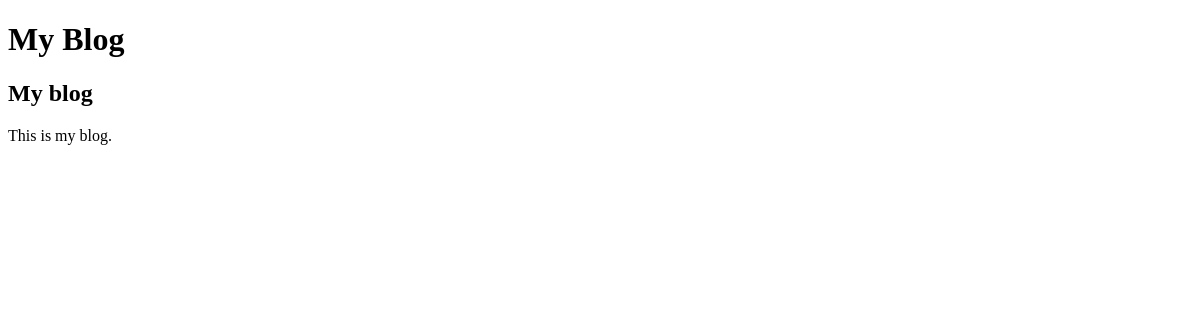
/blog/, run on an earlier commit of the app's database.
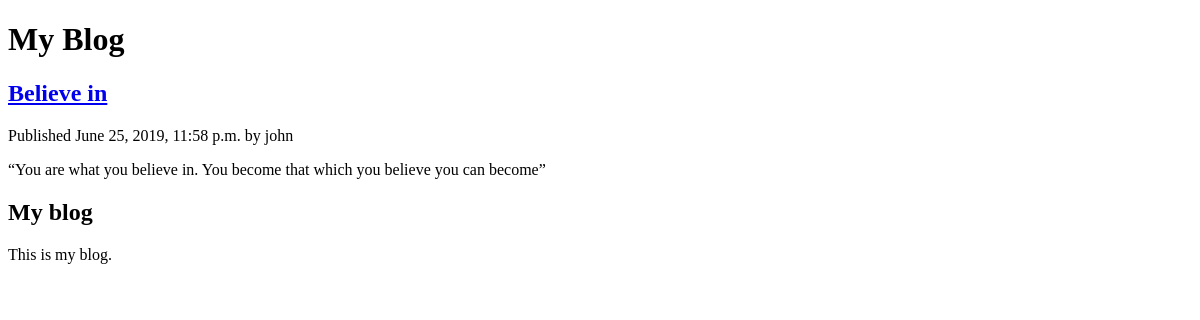
And on a later commit of the database.
### blog/models.py (models this page shows, shortened)
class Post(models.Model):
    STATUS_CHOICES = (
        ('draft', 'Draft'),
        ('published', 'Published'),
    )
    title = models.CharField(max_length=250)
    slug = models.SlugField(max_length=250,
                            unique_for_date='publish')
    author = models.ForeignKey(User,
                               on_delete=models.CASCADE,
                               related_name='blog_posts')
    body = models.TextField()
    publish = models.DateTimeField(default=timezone.now)
    created = models.DateTimeField(auto_now_add=True)
    updated = models.DateTimeField(auto_now=True)
    status = models.CharField(max_length=10,
                              choices=STATUS_CHOICES,
                              default='draft')
    objects = models.Manager()
    published = PublishedManager()
    class Meta:
        ordering = ('-publish', )
    def get_absolute_url(self):
        return reverse('blog:post_detail',
                       args=[self.publish.year,
                             self.publish.month,
                             self.publish.day,
                             self.slug])

### blog/views.py (the view)
# urls.py: path('', views.post_list, name='post_list'),
def post_list(request):
    posts = Post.published.all()
    return render(request,
                  'blog/post/list.html',
                  {'posts': posts})

### blog/models.py (called while the page is built)
    def get_queryset(self):
        return super(PublishedManager,
                     self).get_queryset().filter(status='published')

### blog/templates/blog/post/list.html (shortened to what this page needs)
{% extends "blog/base.html" %}
{% block content %}
    <h1>My Blog</h1>
    {% for post in posts %}
        <h2>
            <a href="{{ post.get_absolute_url }}">
                {{ post.title }}
            </a>
        </h2>
        <p class='date'>
            Published {{ post.publish }} by {{ post.author }}
        </p>
        {{ post.body|truncatewords:30|linebreaks }}
    {% endfor %}
{% endblock %}

### blog/templates/blog/base.html (shortened to what this page needs)
{% load static %}
<!DOCTYPE html>
<html>
    <head>
        <link href='{% static "css/blog.css" %}' rel="stylesheet">
    </head>
    <body>
        <div id='content'>
            {% block content %}
            {% endblock %}
        </div>
        <div id='sidebar'>
            <h2>My blog</h2>
            <p>This is my blog.</p>
        </div>
    </body>
</html>

What changed in the data, as far as the page shows it:
added Post: title "Believe in", publish "June 25, 2019, 11:58 p.m.", author "john", body "“You are what you believe in. You become that which you believe you can become”"
